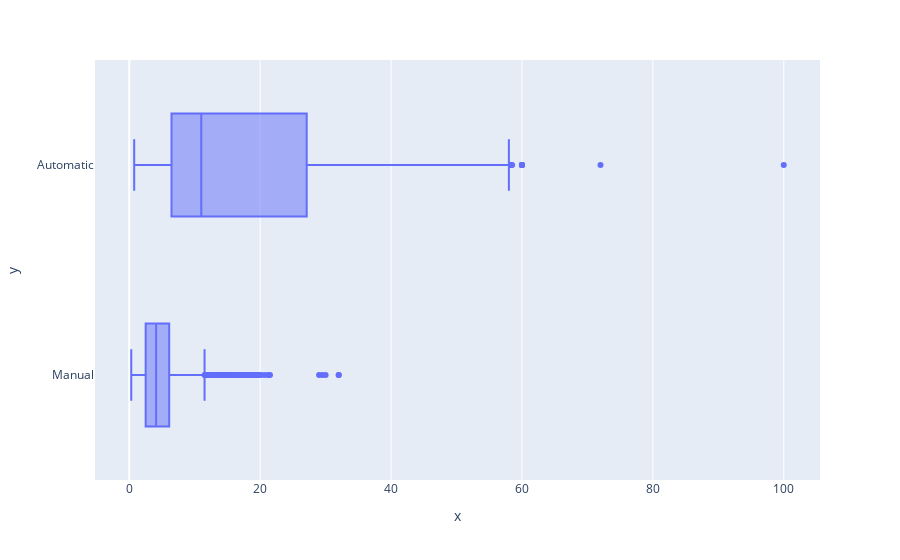

The notebook cell saved with this chart:
### Code cell
plx.box(y=df['transmission'],x=df['selling_price'])

### Figure 1 — Plotly figure (JSON) as saved in the notebook; plotly's stock layout.template omitted (floating-point values rounded to 4 significant figures; data arrays with more than 128 entries replaced by an {"elided": "..."} marker saying what was removed)
{"data": [{"alignmentgroup": "True", "hovertemplate": "x=%{x}<br>y=%{y}<extra></extra>", "legendgroup": "", "marker": {"color": "#636efa"}, "name": "", "notched": false, "offsetgroup": "", "orientation": "h", "showlegend": false, "type": "box", "x": {"elided": "7901 float values"}, "x0": " ", "xaxis": "x", "y": {"elided": "7901 str values"}, "y0": " ", "yaxis": "y"}], "layout": {"boxmode": "group", "legend": {"tracegroupgap": 0}, "margin": {"t": 60}, "xaxis": {"anchor": "y", "domain": [0, 1], "title": {"text": "x"}}, "yaxis": {"anchor": "x", "domain": [0, 1], "title": {"text": "y"}}}}
